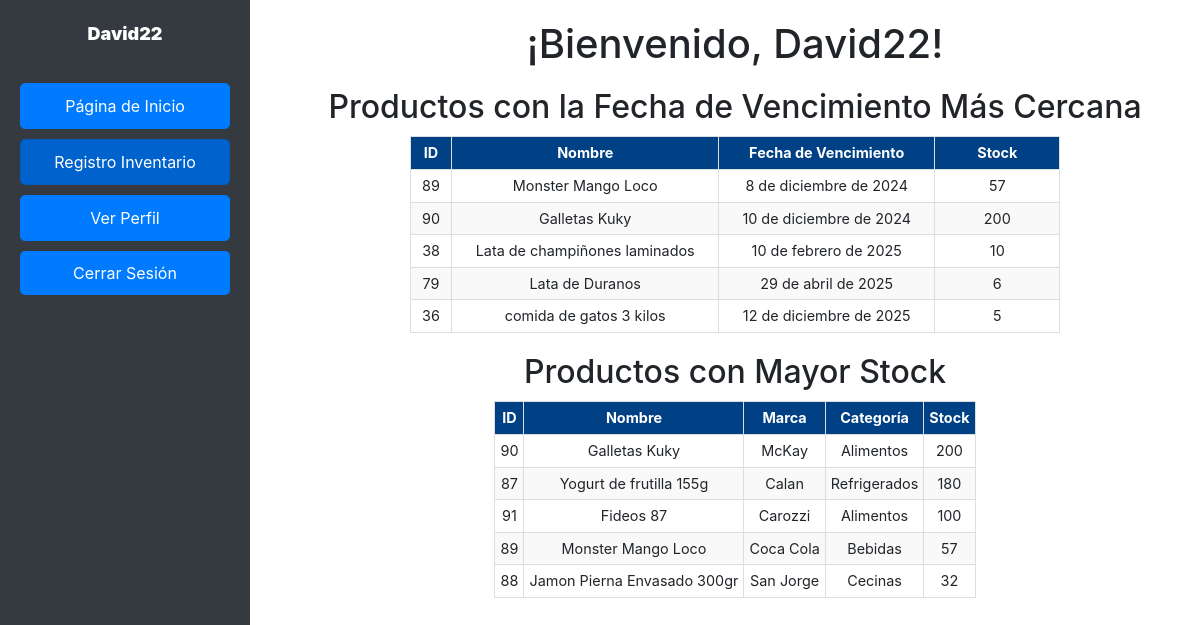
The app's page /adminpage/ (signed in) with its own data.
### pagina/models.py (models this page shows, shortened)
class Producto(models.Model):
    nombre = models.CharField(max_length=100)
    precio = models.DecimalField(max_digits=10, decimal_places=4)
    stock = models.IntegerField()
    descripcion = models.TextField()
    marca = models.ForeignKey(Marca, on_delete=models.CASCADE)
    categoria = models.ForeignKey(Categoria, null=True, blank=True, on_delete=models.SET_NULL)
    fecha_vencimiento = models.DateField(default=timezone.now)

class Marca(models.Model):
    nombre = models.CharField(max_length=100)
    def __str__(self):
        return self.nombre

class Categoria(models.Model):
    nombre = models.CharField(max_length=100)
    def __str__(self):
        return self.nombre

### pagina/views.py (the view)
# urls.py: path('adminpage/', adminpage, name='adminpage'),
def adminpage(request):
    productos_mayor_stock = Producto.objects.order_by('-stock')[:5]
    productos_vencimiento = Producto.objects.filter(
        fecha_vencimiento__gte=now()
    ).order_by('fecha_vencimiento')[:5]
    return render(request, 'adminpage.html', {
        'productos_mayor_stock': productos_mayor_stock,
        'productos_vencimiento': productos_vencimiento,
    })

### pagina/templates/adminpage.html (shortened to what this page needs)
<!DOCTYPE html>
<html lang="es">
<head>
    {% load static %}
    <link rel="stylesheet" href="{% static 'css/lateral.css' %}">
    <link href="https://stackpath.bootstrapcdn.com/bootstrap/4.5.2/css/bootstrap.min.css" rel="stylesheet">
</head>
<body>
    <div class="sidebar">
        <div class="perfil">
            <p>
                {% if user.is_authenticated %}
                <strong>{{ user.username }}</strong>
                {% else %}
                Invitado
                {% endif %}
            </p>
        </div>
        <ul>
            <li><a href="{% url 'adminpage' %}" class="btn btn-primary btn-block">Página de Inicio</a></li>
            <li><a href="{% url 'vendedor' %}" class="btn btn-primary btn-block active">Registro Inventario</a></li>
            <li><a href="{% url 'verPerfil' %}" class="btn btn-primary btn-block">Ver Perfil</a></li>
            <li>
                <form action="{% url 'logout' %}" method="post">
                    <button type="submit" class="btn btn-primary btn-block">Cerrar Sesión</button>
                </form>
            </li>
        </ul>
    </div>
    <div class="main-content">
        <h1>¡Bienvenido, {{ user.username }}!</h1>
        <div class="section">
            <h2>Productos con la Fecha de Vencimiento Más Cercana</h2>
            <table id="productos-vencimiento-table">
                <thead>
                    <tr>
                        <th>ID</th>
                        <th>Nombre</th>
                        <th>Fecha de Vencimiento</th>
                        <th>Stock</th>
                    </tr>
                </thead>
                <tbody>
                    {% for producto in productos_vencimiento %}
                    <tr>
                        <td>{{ producto.id }}</td>
                        <td>{{ producto.nombre }}</td>
                        <td>{{ producto.fecha_vencimiento }}</td>
                        <td>{{ producto.stock }}</td>
                    </tr>
                    {% empty %}
                    <tr>
                        <td colspan="4">No hay productos con fecha de vencimiento cercana.</td>
                    </tr>
                    {% endfor %}
                </tbody>
            </table>
        </div>
        <div class="section">
            <h2>Productos con Mayor Stock</h2>
            <table id="productos-stock-table">
                <thead>
                    <tr>
                        <th>ID</th>
                        <th>Nombre</th>
                        <th>Marca</th>
                        <th>Categoría</th>
                        <th>Stock</th>
                    </tr>
                </thead>
                <tbody>
                    {% for producto in productos_mayor_stock %}
                    <tr>
                        <td>{{ producto.id }}</td>
                        <td>{{ producto.nombre }}</td>
                        <td>{{ producto.marca }}</td>
                        <td>{{ producto.categoria }}</td>
                        <td>{{ producto.stock }}</td>
                    </tr>
                    {% empty %}
                    <tr>
                        <td colspan="5">No hay productos con alto stock.</td>
                    </tr>
                    {% endfor %}
                </tbody>
            </table>
        </div>
    </div>
</body>
</html>

### pagina/static/css/lateral.css (style rules this page uses)
.sidebar { width: 250px; height: 100vh; background-color: #333; display: flex; flex-direction: column; align-items: center; padding-top: 20px; }
.perfil { text-align: center; margin-bottom: 20px; }
.perfil p { color: #fff; font-size: 18px; font-weight: bold; }
.sidebar ul { list-style-type: none; padding: 0; width: 100%; }

### pagina/templates/adminpage.html (style rules this page uses)
.sidebar { display: flex; flex-direction: column; align-items: center; width: 250px; background-color: #343a40; color: white; padding: 20px; height: 100%; position: fixed; }
.sidebar ul { display: flex; flex-direction: column; align-items: center; padding: 0; margin: 0; list-style: none; width: 100%; }
.sidebar ul li { width: 100%; margin-bottom: 10px; text-align: center; }
.sidebar ul li a, .sidebar ul li button { width: 100%; padding: 10px; border-radius: 5px; color: white; background-color: #007bff; text-decoration: none; text-align: center; font-size: 1rem; display: block; box-sizing: border-box; }
.sidebar ul li a.active { background-color: #0056b3; }
.sidebar ul li a.btn-primary { background-color: #007bff; }
.sidebar ul li button { background-color: #007bff; border: none; cursor: pointer; }
.main-content { margin-left: 260px; padding: 20px; display: flex; flex-direction: column; align-items: center; flex: 1; }
.btn { width: 100%; }
.btn-primary { background-color: #007bff; border-color: #007bff; }
.main-content { margin-left: 270px; padding: 20px; }
.main-content h1 { margin-bottom: 20px; text-align: center; }
.section { margin-bottom: 20px; }
.section h2 { margin-bottom: 10px; text-align: center; }
table { width: 80%; margin: 0 auto; border-collapse: collapse; font-size: 0.9em; }
th, td { border: 1px solid #ddd; padding: 5px; text-align: center; vertical-align: middle; white-space: nowrap; overflow: hidden; text-overflow: ellipsis; }
th { background-color: #004085; color: white; }
tr:nth-child(even) { background-color: #f9f9f9; }
th:nth-child(1), td:nth-child(1) { width: 5%; }
th:nth-child(2), td:nth-child(2) { width: 20%; }
th:nth-child(3), td:nth-child(3) { width: 20%; }
th:nth-child(4), td:nth-child(4) { width: 15%; }
th:nth-child(5), td:nth-child(5) { width: 15%; }

### records on screen
Producto: id "89", nombre "Monster Mango Loco", fecha_vencimiento "8 de diciembre de 2024", stock "57", marca "Coca Cola", categoria "Bebidas"
Producto: id "90", nombre "Galletas Kuky", fecha_vencimiento "10 de diciembre de 2024", stock "200", marca "McKay", categoria "Alimentos"
Producto: id "38", nombre "Lata de champiñones laminados", fecha_vencimiento "10 de febrero de 2025", stock "10"
Producto: id "79", nombre "Lata de Duranos", fecha_vencimiento "29 de abril de 2025", stock "6"
Producto: id "36", nombre "comida de gatos 3 kilos", fecha_vencimiento "12 de diciembre de 2025", stock "5"
Producto: id "87", nombre "Yogurt de frutilla 155g", marca "Calan", categoria "Refrigerados", stock "180"
Producto: id "91", nombre "Fideos 87", marca "Carozzi", categoria "Alimentos", stock "100"
Producto: id "88", nombre "Jamon Pierna Envasado 300gr", marca "San Jorge", categoria "Cecinas", stock "32"

### other values on screen
{{ user.username }} "David22"
